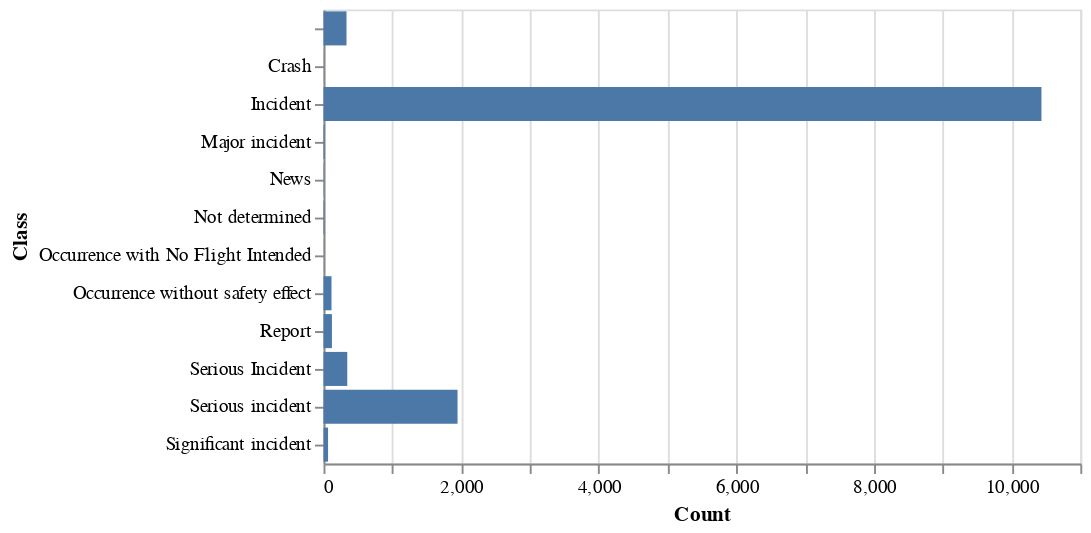

Notebook code for this chart:
### Code cell
unique_classes = icao_incidents[["Year", "Class"]].groupby("Class").count()


unique_classes.columns = ["Count"]
unique_classes["Class"] = unique_classes.index
unique_classes.index = list(range(12))

alt.Chart(unique_classes).mark_bar().encode(
    x = "Count",
    y = "Class"
)

### Figure 1 — Vega-Lite specification as saved in the notebook (floating-point values rounded to 4 significant figures)
{"config": {"view": {"continuousWidth": 400, "continuousHeight": 300}}, "data": {"name": "data-6918b559121425ae9387c33d6b625a9e"}, "mark": "bar", "encoding": {"x": {"type": "quantitative", "field": "Count"}, "y": {"type": "nominal", "field": "Class"}}, "$schema": "https://vega.github.io/schema/vega-lite/v4.8.1.json", "datasets": {"data-6918b559121425ae9387c33d6b625a9e": [{"Count": 334, "Class": ""}, {"Count": 2, "Class": "Crash"}, {"Count": 10435, "Class": "Incident"}, {"Count": 15, "Class": "Major incident"}, {"Count": 5, "Class": "News"}, {"Count": 10, "Class": "Not determined"}, {"Count": 2, "Class": "Occurrence with No Flight Intended"}, {"Count": 116, "Class": "Occurrence without safety effect"}, {"Count": 122, "Class": "Report"}, {"Count": 345, "Class": "Serious Incident"}, {"Count": 1948, "Class": "Serious incident"}, {"Count": 66, "Class": "Significant incident"}]}}
